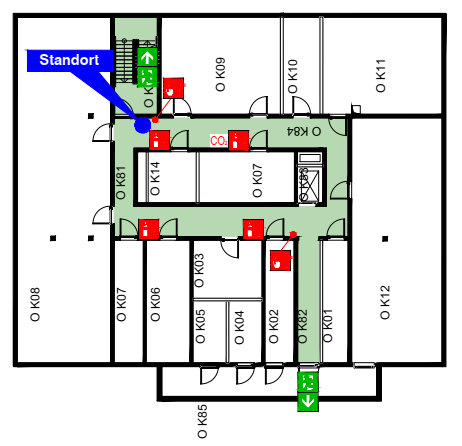
#> input picture training_images/floor_plan/htwg_building_O/O_-1.png, 462 x 446 px
$ python 07_canny_combinations.py   (older library calls are emulated)
#> lines starting #> are read from the running program, lines starting #| are printed output that depends on the picture
### imageCleaner.py
""" Methods for Loading and Processing Images

"""
import os.path
import cv2
import numpy as np

WINDOW_WIDTH = 1300     # taken from pFlowGRID/main.py
WINDOW_HEIGHT = 610     # taken from pFlowGRID/main.py
MIN_GRAY_VALUE = 0
MAX_GRAY_VALUE = 255


##########
# CHECKS #
##########

# [203 lines left out: functions __check_rgb_values, __check_threshold, __check_height, __check_width, load_image, show_image and 4 more, not called in this run]


####################
# POINT OPERATIONS #
####################
"""
Homogeneous point operations are independent of pixel coordinate.
Non-homogeneous point operations depend on pixel coordinate.
"""


def transform_file_into_grayscale_image(image_path):
    """Homogeneous point operation: Transforms an image to grayscale-image.

    flags=0 in cv2.imread()-method means that the passed image is transformed as a gray value image.
    If no flags have been set, the image is colored.
    :param image_path: str
    :return: image

    """
    if not image_path.lower().endswith('.png'):
        raise FileExistsError("Data type of the image must be a .png. Current image_path ist:{}".format(image_path))
    if type(image_path) == int:
        raise TypeError("Image path must be a str! Current image_path is:{}".format(image_path))
    if not os.path.exists(image_path):
        raise FileNotFoundError("File was not found. The searched image_path is: {}".format(image_path))
    image = cv2.imread(filename=image_path)  # , flags=0)
#> image is the input picture: shape (446, 462, 3); mean B, G, R 212.8, 214.1, 212.9
    image = cv2.cvtColor(image, cv2.COLOR_BGR2GRAY)
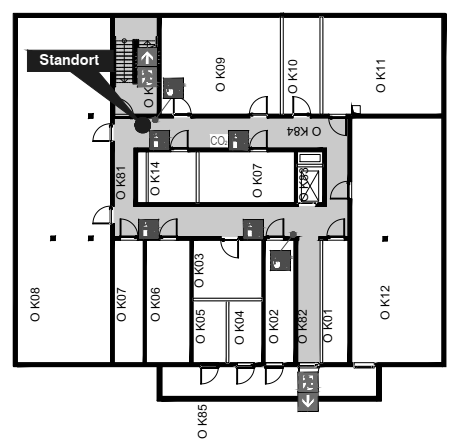
#> image: shape (446, 462); min 0, max 255, mean 213.6
    if image is None:
        raise AttributeError("Image-file can't be found. The affected image-path is:" + image_path)
    return image


# [117 lines left out: functions transform_colored_into_grayscale_image, apply_simple_threshold, apply_adaptive_threshold, invert_image, change_color_in_area, change_color_in_pixel, not called in this run]


###########
# FILTERS #
###########
"""
A filter smooths the image by adding a blur to it.
One reason for using a filter is if the image contains a lot of noise because
applying the filter reduces the noises in the image.
Filters are also used to find edges.

The parameter ksize is an abbreviation for kernel size which is often used in the blurring methods.
The kernel size specifies how many pixel-rows and pixel-columns the kernel is large.
A kernel is a small matrix which is drawn over the image step by step.
The hot spot is the middle pixel of the kernel.
"""


# [131 lines left out: functions apply_gaussian_blur, apply_average_blur, apply_median_blur, apply_bilateral_blur, apply_edge_preserving_filter, apply_laplacian and 2 more, not called in this run]


#############
# DETECTORS #
#############
""" A detector has the task of finding characteristic features or distinctive points in an image.
Predefined methods or sets of commands are used for this purpose.

"""


# [38 lines left out: functions apply_canny_detector, apply_harris_detector, not called in this run]

### experiments/07_canny_combinations.py
""" Experiment 7: Tests which settings are suitable for pre- and post-processing at canny-detector.

    Result:
    For Pre-processing are following settings recommended:
    * Gaussian Blur with kernel size=21 (for smoothing the text
    * Closing with kernel size = 5 and kernel form = Ellipse (for fill the wall and smoothing the text better)
    For Post-Processing is the following setting recommended:
    * Closing with kernel size = 7 and kernel form = Rectangle (for fill the white corners in the wall)
"""
import cv2
import imageAnalyzer
import imageCleaner
# import os

# image_path = "../training_images/floor_plan/"
file_name = "../training_images/floor_plan/htwg_building_O/O_-1.png"

# os.chdir(image_path)
# for file_name in os.listdir(os.getcwd()):
#    if file_name.lower().endswith('.png'):
images = []
titles = []

image_gray = imageCleaner.transform_file_into_grayscale_image(file_name)
images.append(image_gray)
titles.append("Grayscale Image")

#> (the run stopped early here; a loop or call above may not have finished)

$ run again, with training_images/floor_plan/htwg_building_O/O_0.PNG copied over training_images/floor_plan/htwg_building_O/O_-1.png
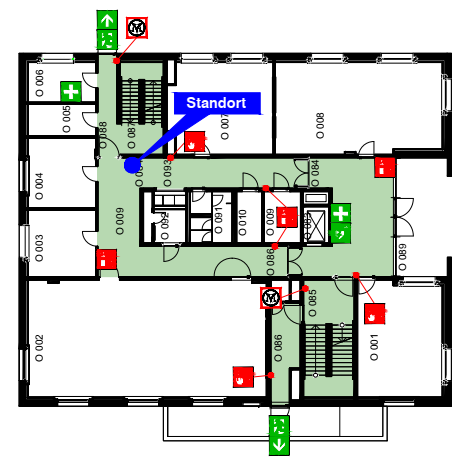
#> input picture training_images/floor_plan/htwg_building_O/O_0.PNG, 469 x 466 px
#> in transform_file_into_grayscale_image, image is the input picture: shape (466, 469, 3); mean B, G, R 200.5, 205.2, 201.9
#> in transform_file_into_grayscale_image, `image = cv2.cvtColor(image, cv2.COLOR_BGR2GRAY)`:
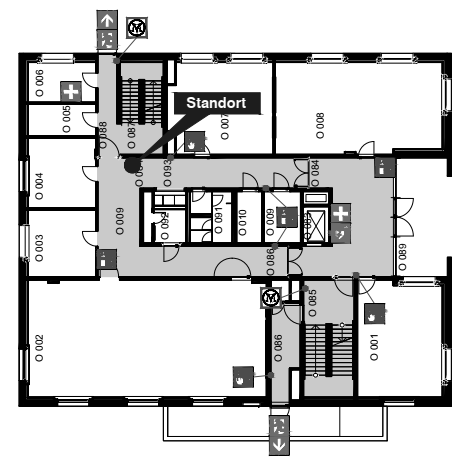
#> image: shape (466, 469); min 0, max 255, mean 203.6

$ run again, with training_images/floor_plan/htwg_building_O/O_1.png copied over training_images/floor_plan/htwg_building_O/O_-1.png
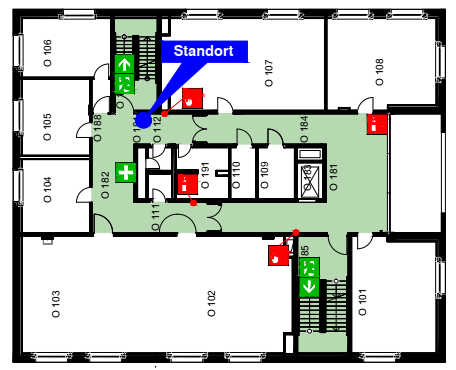
#> input picture training_images/floor_plan/htwg_building_O/O_1.png, 456 x 370 px
#> in transform_file_into_grayscale_image, image is the input picture: shape (370, 456, 3); mean B, G, R 195.3, 199.3, 194.7
#> in transform_file_into_grayscale_image, `image = cv2.cvtColor(image, cv2.COLOR_BGR2GRAY)`:
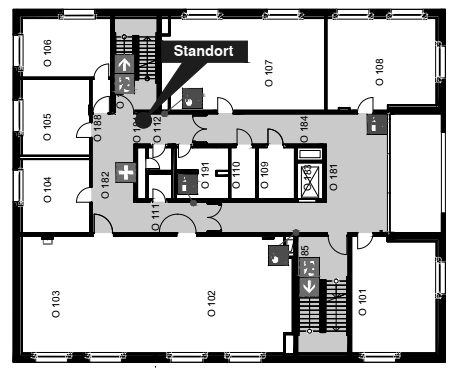
#> image: shape (370, 456); min 0, max 255, mean 197.4

$ run again, with training_images/floor_plan/htwg_building_O/O_2.png copied over training_images/floor_plan/htwg_building_O/O_-1.png
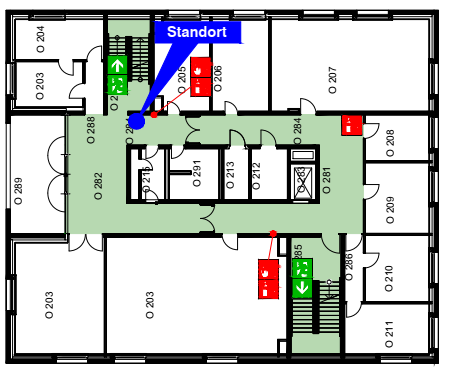
#> input picture training_images/floor_plan/htwg_building_O/O_2.png, 456 x 379 px
#> in transform_file_into_grayscale_image, image is the input picture: shape (379, 456, 3); mean B, G, R 193.5, 197, 193
#> in transform_file_into_grayscale_image, `image = cv2.cvtColor(image, cv2.COLOR_BGR2GRAY)`:
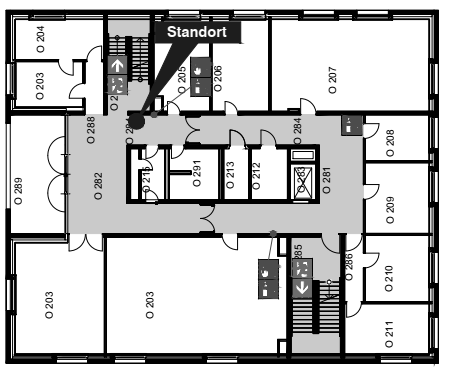
#> image: shape (379, 456); min 0, max 255, mean 195.4
